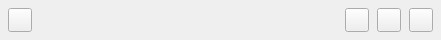
      <widget class="QWidget" name="widget_Top" native="true">
       <property name="minimumSize">
        <size>
         <width>0</width>
         <height>40</height>
        </size>
       </property>
       <property name="maximumSize">
        <size>
         <width>16777215</width>
         <height>40</height>
        </size>
       </property>
       <property name="styleSheet">
        <string notr="true"/>
       </property>
       <layout class="QHBoxLayout" name="horizontalLayout_6" stretch="0,0,0">
        <property name="spacing">
         <number>0</number>
        </property>
        <property name="leftMargin">
         <number>8</number>
        </property>
        <property name="topMargin">
         <number>0</number>
        </property>
        <property name="rightMargin">
         <number>8</number>
        </property>
        <property name="bottomMargin">
         <number>0</number>
        </property>
        <item>
         <widget class="QWidget" name="widget_TopMenu" native="true">
          <property name="minimumSize">
           <size>
            <width>133</width>
            <height>40</height>
           </size>
          </property>
          <property name="maximumSize">
           <size>
            <width>133</width>
            <height>40</height>
           </size>
          </property>
          <layout class="QHBoxLayout" name="horizontalLayout_12">
           <property name="spacing">
            <number>0</number>
           </property>
           <property name="leftMargin">
            <number>0</number>
           </property>
           <property name="topMargin">
            <number>0</number>
           </property>
           <property name="rightMargin">
            <number>0</number>
           </property>
           <property name="bottomMargin">
            <number>0</number>
           </property>
           <item>
            <widget class="QPushButton" name="pushButton_TopMenu">
             <property name="minimumSize">
              <size>
               <width>24</width>
               <height>24</height>
              </size>
             </property>
             <property name="maximumSize">
              <size>
               <width>24</width>
               <height>24</height>
              </size>
             </property>
             <property name="text">
              <string/>
             </property>
             <property name="checkable">
              <bool>true</bool>
             </property>
             <property name="checked">
              <bool>false</bool>
             </property>
            </widget>
           </item>
           <item>
            <spacer name="horizontalSpacer_TopMenu">
             <property name="orientation">
              <enum>Qt::Horizontal</enum>
             </property>
             <property name="sizeHint" stdset="0">
              <size>
               <width>40</width>
               <height>20</height>
              </size>
             </property>
            </spacer>
           </item>
          </layout>
         </widget>
        </item>
        <item>
         <widget class="QWidget" name="widget_Title" native="true">
          <property name="minimumSize">
           <size>
            <width>0</width>
            <height>40</height>
           </size>
          </property>
          <property name="maximumSize">
           <size>
            <width>16777215</width>
            <height>40</height>
           </size>
          </property>
          <layout class="QHBoxLayout" name="horizontalLayout_17">
           <property name="spacing">
            <number>4</number>
           </property>
           <property name="leftMargin">
            <number>0</number>
           </property>
           <property name="topMargin">
            <number>0</number>
           </property>
           <property name="rightMargin">
            <number>0</number>
           </property>
           <property name="bottomMargin">
            <number>0</number>
           </property>
           <item>
            <spacer name="horizontalSpacer_Title">
             <property name="orientation">
              <enum>Qt::Horizontal</enum>
             </property>
             <property name="sizeHint" stdset="0">
              <size>
               <width>40</width>
               <height>20</height>
              </size>
             </property>
            </spacer>
           </item>
           <item>
            <widget class="QLabel" name="label_SoopStudio">
             <property name="minimumSize">
              <size>
               <width>83</width>
               <height>17</height>
              </size>
             </property>
             <property name="maximumSize">
              <size>
               <width>83</width>
               <height>17</height>
              </size>
             </property>
             <property name="font">
              <font>
               <family>Arial</family>
               <italic>false</italic>
               <bold>true</bold>
              </font>
             </property>
             <property name="styleSheet">
              <string notr="true"/>
             </property>
             <property name="text">
              <string/>
             </property>
            </widget>
           </item>
           <item>
            <spacer name="horizontalSpacer_6">
             <property name="orientation">
              <enum>Qt::Horizontal</enum>
             </property>
             <property name="sizeHint" stdset="0">
              <size>
               <width>40</width>
               <height>20</height>
              </size>
             </property>
            </spacer>
           </item>
          </layout>
         </widget>
        </item>
        <item>
         <widget class="QWidget" name="widget_TopControl" native="true">
          <property name="minimumSize">
           <size>
            <width>129</width>
            <height>24</height>
           </size>
          </property>
          <property name="maximumSize">
           <size>
            <width>129</width>
            <height>24</height>
           </size>
          </property>
          <layout class="QHBoxLayout" name="horizontalLayout_3">
           <property name="spacing">
            <number>8</number>
           </property>
           <property name="leftMargin">
            <number>0</number>
           </property>
           <property name="topMargin">
            <number>0</number>
           </property>
           <property name="rightMargin">
            <number>0</number>
           </property>
           <property name="bottomMargin">
            <number>0</number>
           </property>
           <item>
            <spacer name="horizontalSpacer_8">
             <property name="orientation">
              <enum>Qt::Horizontal</enum>
             </property>
             <property name="sizeHint" stdset="0">
              <size>
               <width>40</width>
               <height>20</height>
              </size>
             </property>
            </spacer>
           </item>
           <item>
            <widget class="QPushButton" name="pushButton_MinimumWindow">
             <property name="minimumSize">
              <size>
               <width>24</width>
               <height>24</height>
              </size>
             </property>
             <property name="maximumSize">
              <size>
               <width>24</width>
               <height>24</height>
              </size>
             </property>
             <property name="styleSheet">
              <string notr="true"/>
             </property>
             <property name="text">
              <string/>
             </property>
             <property name="iconSize">
              <size>
               <width>24</width>
               <height>24</height>
              </size>
             </property>
            </widget>
           </item>
           <item>
            <widget class="QPushButton" name="pushButton_MaximumWindow">
             <property name="minimumSize">
              <size>
               <width>24</width>
               <height>24</height>
              </size>
             </property>
             <property name="maximumSize">
              <size>
               <width>24</width>
               <height>24</height>
              </size>
             </property>
             <property name="styleSheet">
              <string notr="true"/>
             </property>
             <property name="text">
              <string/>
             </property>
             <property name="iconSize">
              <size>
               <width>12</width>
               <height>12</height>
              </size>
             </property>
             <property name="checkable">
              <bool>true</bool>
             </property>
             <property name="checked">
              <bool>false</bool>
             </property>
            </widget>
           </item>
           <item>
            <widget class="QPushButton" name="pushButton_Close">
             <property name="minimumSize">
              <size>
               <width>24</width>
               <height>24</height>
              </size>
             </property>
             <property name="maximumSize">
              <size>
               <width>24</width>
               <height>24</height>
              </size>
             </property>
             <property name="styleSheet">
              <string notr="true"/>
             </property>
             <property name="text">
              <string/>
             </property>
             <property name="iconSize">
              <size>
               <width>11</width>
               <height>11</height>
              </size>
             </property>
             <property name="buttonType" stdset="0">
              <string>closeButton</string>
             </property>
            </widget>
           </item>
          </layout>
         </widget>
        </item>
       </layout>
      </widget>
